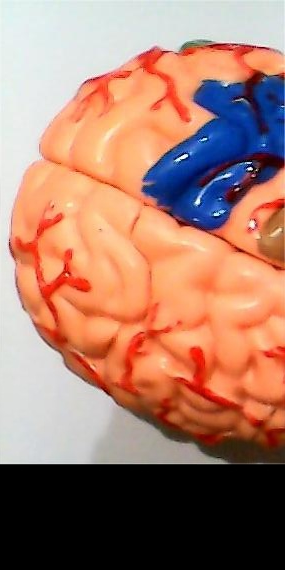
#> input picture All code/CV_stitcher/zsn2.jpg, 285 x 570 px
$ jupyter execute stitcher.ipynb   (shell and % lines are left out)
#> lines starting #> are read from the running program, lines starting #| are printed output that depends on the picture; after the words box and inside, x2 and y2 are one past the last pixel; in counts of white or black regions, pixels touching at a corner belong together
[cell 1]
import cv2
import matplotlib.pyplot as plt
import numpy as np
from prettytable import PrettyTable

# detect key point
def sift_detect(img):
    sift = cv2.xfeatures2d.SIFT_create()
    return sift.detect(img,None)

# show image
def imshow(img, title=None, dpi=200):
    plt.figure(dpi=dpi)
    plt.xticks([])
    plt.yticks([])
    plt.title(title)
    plt.imshow(img[...,::-1])
    plt.show()

# Rotation without cropping
def rotate_bound(image, angle):
    # grab the dimensions of the image and then determine the center
    (h, w) = image.shape[:2]
    (cX, cY) = (w // 2, h // 2)

    # grab the rotation matrix (applying the negative of the
    # angle to rotate clockwise), then grab the sine and cosine
    # (i.e., the rotation components of the matrix)
    M = cv2.getRotationMatrix2D((cX, cY), -angle, 1.0)
    cos = np.abs(M[0, 0])
    sin = np.abs(M[0, 1])

    # compute the new bounding dimensions of the image
    nW = int((h * sin) + (w * cos))
    nH = int((h * cos) + (w * sin))

    # adjust the rotation matrix to take into account translation
    M[0, 2] += (nW / 2) - cX
    M[1, 2] += (nH / 2) - cY

    # perform the actual rotation and return the image
    return M,cv2.warpAffine(image, M, (nW, nH))

# Calculate the points that have been linearly transformed
def apply_matrix(M,point):
    point = np.array([point[0],point[1],1]).T
    M = np.vstack([M,[0,0,1]])
    res = M.dot(point)
    return (int(res[0]),int(res[1]))

# Statistically matched feature points
def count_matched_kp(kp_set,target_kp_set):
    d = [(i%3-1,j%3-1) for i in range(3) for j in range(3)]
    # d = [(-1, -1), (-1, 0), (-1, 1), (0, -1), (0, 0), (0, 1), (1, -1), (1, 0), (1, 1)]
    count = 0
    for i in target_kp_set:
        for j in d:
            if (i[0]+j[0],i[1]+j[1]) in kp_set:
                count+=1
                break
    return count

[cell 2]
class Stitcher:
    # Stitcher function
    def stitch(self, images, ratio=0.75, reprojThresh=4.0, showMatches=False):
        # input image
        (imageB, imageA) = images
        # Detect the SIFT key feature points of A and B images and compute the feature descriptors
        (kpsA, featuresA) = self.detectAndDescribe(imageA)
        (kpsB, featuresB) = self.detectAndDescribe(imageB)

        # Match all the feature points of two images and return the matching result
        M = self.matchKeypoints(kpsA, kpsB, featuresA, featuresB, ratio, reprojThresh)

        # If the return result is null and there are no successfully matched feature points, exit the algorithm
        if M is None:
            return None

        # Otherwise, extract the matching result
        # H is the 3x3 perspective transformation matrix
        (matches, H, status) = M
        # Transform the perspective of image A. Result is the transformed image.
        result = cv2.warpPerspective(imageA, H, (imageA.shape[1] + imageB.shape[1], imageA.shape[0]))

        # mixture
        for r in range(result.shape[0]):
            left = 0
            for c in range(result.shape[1]//2):
                if result[r,c].any(): # overlap
                    if left == 0:
                        left = c
                    alpha = (c-left)/(result.shape[1]//2-left)
                    result[r,c] = imageB[r,c]*(1-alpha) + result[r,c]*alpha
                else:
                    result[r,c] = imageB[r,c]

        # Pass image B into the leftmost part of the result image.
#         result[0:imageB.shape[0], 0:imageB.shape[1]] = imageB

        # whether it needs to show image matches
        if showMatches:
            # Generate matching images
            vis = self.drawMatches(imageA, imageB, kpsA, kpsB, matches, status)
            # return result
            return (result, vis)

        # return result
        return result

    def detectAndDescribe(self, image):
        # Converting colour images to greyscale
        gray = cv2.cvtColor(image, cv2.COLOR_BGR2GRAY)

        # Creating a SIFT generator
        descriptor = cv2.xfeatures2d.SIFT_create()
        # Detect SIFT feature points and compute descriptors
        (kps, features) = descriptor.detectAndCompute(gray, None)

        # Converting results to NumPy arrays
        kps = np.float32([kp.pt for kp in kps])

        # Return the set of feature points, and the corresponding descriptive features
        return kps, features

    def matchKeypoints(self, kpsA, kpsB, featuresA, featuresB, ratio, reprojThresh):
        # Creating a violent matcher
        matcher = cv2.DescriptorMatcher_create("BruteForce")

        # Detecting SIFT feature matching pairs from A and B graphs using KNN, K=2
        rawMatches = matcher.knnMatch(featuresA, featuresB, 2)

        matches = []
        for m in rawMatches:
            # When the ratio of the closest distance to the next closest distance is less than the value of ratio, the matching pair is retained.
            if len(m) == 2 and m[0].distance < m[1].distance * ratio:
                # Stores the indexes of the two points in featuresA, featuresB
                matches.append((m[0].trainIdx, m[0].queryIdx))

        # When the filtered matched pairs are greater than 4, the perspective transformation matrix is computed
        if len(matches) > 4:
            # Get the coordinates of the points of the matched pair
            ptsA = np.float32([kpsA[i] for (_, i) in matches])
            ptsB = np.float32([kpsB[i] for (i, _) in matches])

            # Calculate the perspective transformation matrix
            (H, status) = cv2.findHomography(ptsA, ptsB, cv2.RANSAC, reprojThresh)

            # return result
            return (matches, H, status)

        # Returns None if the number of matches is less than 4.
        return None

    def drawMatches(self, imageA, imageB, kpsA, kpsB, matches, status):
        # Initialise the visualisation picture, connecting A and B left and right together
        (hA, wA) = imageA.shape[:2]
        (hB, wB) = imageB.shape[:2]
        vis = np.zeros((max(hA, hB), wA + wB, 3), dtype="uint8")
        vis[0:hA, 0:wA] = imageA
        vis[0:hB, wA:] = imageB

        # Joint traversal, drawing matching pairs
        for ((trainIdx, queryIdx), s) in zip(matches, status):
            # When a point pair match is successful, it is drawn to the visualisation graph
            if s == 1:
                # Drawing matching pairs
                ptA = (int(kpsA[queryIdx][0]), int(kpsA[queryIdx][1]))
                ptB = (int(kpsB[trainIdx][0]) + wA, int(kpsB[trainIdx][1]))
                cv2.line(vis, ptA, ptB, (0, 255, 0), 1)

        # return result
        return vis

[cell 3]
# read picture
imageA = cv2.imread("zsn2.jpg")
#> imageA is the input picture: shape (570, 285, 3); mean B, G, R 108, 124.4, 167.5
imageB = cv2.imread("zsn.jpg")
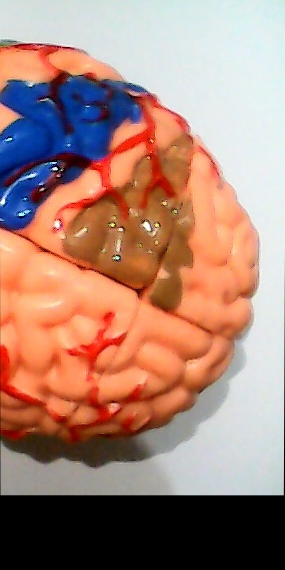
#> input picture All code/CV_stitcher/zsn.jpg, 285 x 570 px
#> imageB is the input picture: shape (570, 285, 3); mean B, G, R 118.5, 131.4, 168.5

# stitch them
stitcher = Stitcher()
(result, vis) = stitcher.stitch([imageA, imageB], showMatches=True)
#> in detectAndDescribe, `gray = cv2.cvtColor(image, cv2.COLOR_BGR2GRAY)`:
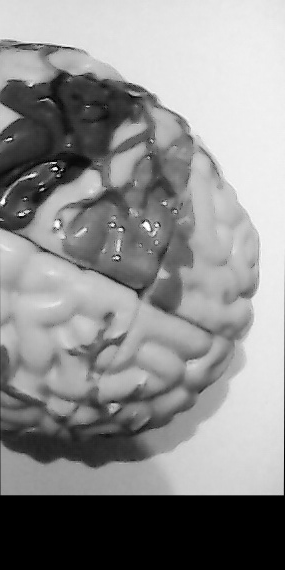
#> gray: shape (570, 285); min 0, max 255, mean 141
#> in detectAndDescribe, `(kps, features) = descriptor.detectAndCompute(gray, None)`: kps = 334 keypoints; strongest (x, y, size): (55, 168, 2.5), (20, 214, 2.2), (42, 189, 2.1), (112, 225, 2.2)
#> in detectAndDescribe, `kps = np.float32([kp.pt for kp in kps])`: kps = 334 pairs, first value 2.92 to 255.8, second value 40.61 to 469
#> in stitch, `(kpsA, featuresA) = self.detectAndDescribe(imageA)`: kpsA has the same summary as kps in detectAndDescribe
#> in detectAndDescribe (call 2), `gray = cv2.cvtColor(image, cv2.COLOR_BGR2GRAY)`:
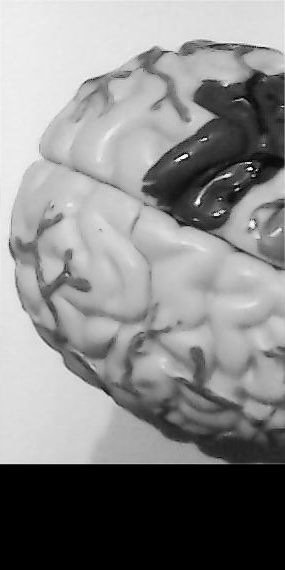
#> gray: shape (570, 285); min 0, max 254, mean 135.4
#> in detectAndDescribe (call 2), `(kps, features) = descriptor.detectAndCompute(gray, None)`: kps = 388 keypoints; strongest (x, y, size): (250, 168, 2.5), (185, 156, 2.9), (197, 202, 3.6), (216, 214, 2.5)
#> in detectAndDescribe (call 2), `kps = np.float32([kp.pt for kp in kps])`: kps = 388 pairs, first value 9.88 to 281.9, second value 39.5 to 454.5
#> in stitch, `(kpsB, featuresB) = self.detectAndDescribe(imageB)`: kpsB has the same summary as kps in detectAndDescribe
#> in matchKeypoints, `rawMatches = matcher.knnMatch(featuresA, featuresB, 2)`: rawMatches = 334 matches
#> after the loop in matchKeypoints, `for m in rawMatches:`: matches = 85 pairs, first value 89 to 385, second value 1 to 332
#> in matchKeypoints, `ptsA = np.float32([kpsA[i] for (_, i) in matches])`: ptsA = 85 pairs, first value 3.97 to 254.9, second value 40.61 to 433.1
#> in matchKeypoints, `ptsB = np.float32([kpsB[i] for (i, _) in matches])`: ptsB = 85 pairs, first value 88.21 to 279.6, second value 40.67 to 444
#> in matchKeypoints, `(H, status) = cv2.findHomography(ptsA, ptsB, cv2.RANSAC, reprojThresh)`: H = [[0.995, -0.00833, 194.5], [0.00475, 0.983, 0.941], [1.12e-05, -5.58e-05, 1]]; status = 85 values, max 1 at index 0, min 0 at index 80, mean 0.941
#> in stitch, `result = cv2.warpPerspective(imageA, H, (imageA.shape[1] + imageB.shap..`:
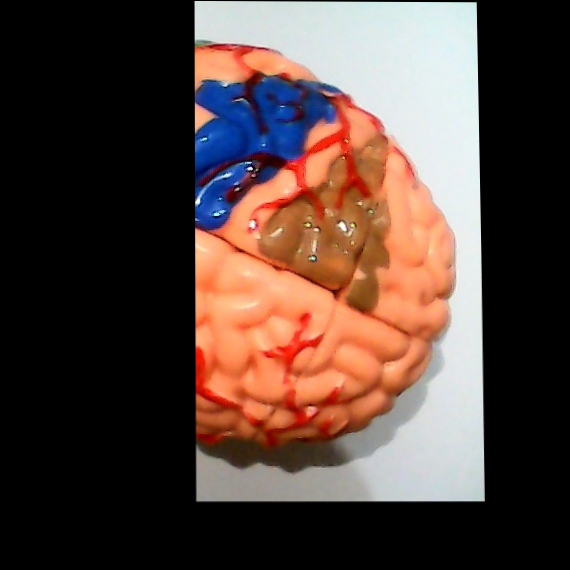
#> result: shape (570, 570, 3); mean B, G, R 59.7, 66.4, 85.3
#> after the loop in stitch, `for r in range(result.shape[0]):`:
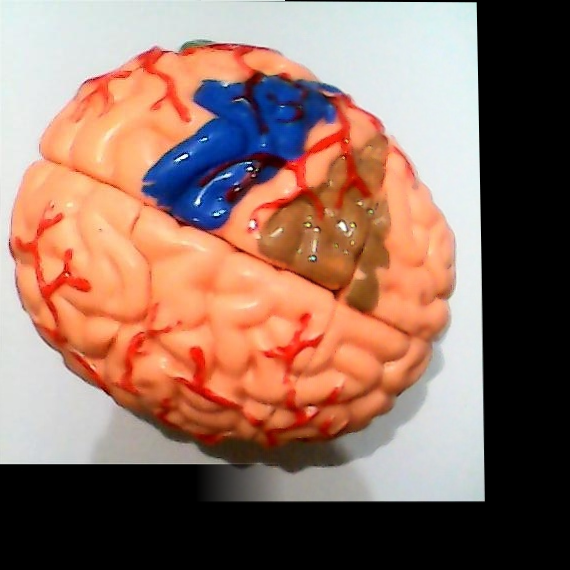
#> result: shape (570, 570, 3); mean B, G, R 99.3, 113, 146.6
#> in drawMatches, `vis[0:hA, 0:wA] = imageA`:
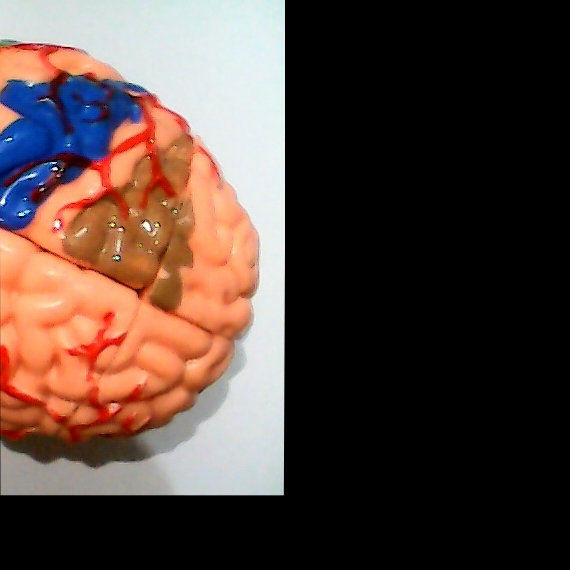
#> vis: shape (570, 570, 3); mean B, G, R 59.2, 65.7, 84.2
#> in drawMatches, `vis[0:hB, wA:] = imageB`:
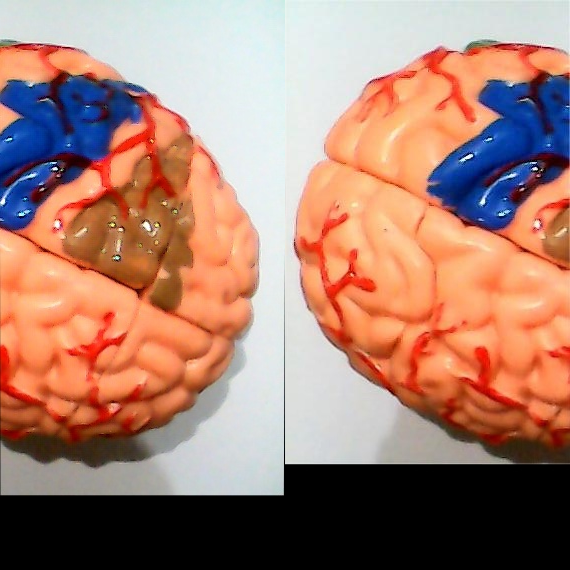
#> vis: shape (570, 570, 3); mean B, G, R 113.2, 127.9, 168
#> the loop in drawMatches, `for ((trainIdx, queryIdx), s) in zip(matches, status):` made 85 passes
#> (trainIdx, queryIdx, ptA, ptB) on passes 1 to 12: (250, 1, (3, 85), (484, 84)), (252, 2, (4, 40), (484, 40)), (258, 5, (6, 199), (486, 199)), (265, 7, (8, 80), (488, 80)), (261, 8, (10, 129), (487, 131)), (268, 9, (13, 283), (491, 283)), (271, 12, (13, 388), (494, 390)), (272, 14, (14, 109), (494, 109)), (276, 15, (15, 171), (495, 171)), (277, 18, (17, 76), (497, 76)), (279, 19, (19, 235), (499, 235)), (281, 20, (20, 361), (500, 363))
#> (ptA, ptB) on passes 61 to 66: ((65, 256), (548, 257)), ((67, 128), (547, 128)), ((67, 128), (547, 128)), ((67, 399), (549, 402)), ((68, 74), (548, 74)), ((68, 51), (548, 51))
#> after the loop in drawMatches, `for ((trainIdx, queryIdx), s) in zip(matches, status):`:
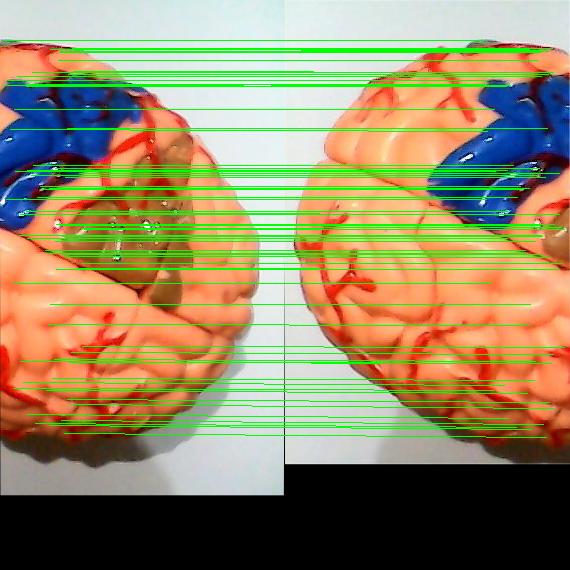
#> vis: shape (570, 570, 3); 9.61% of pixels changed, all inside (x1, y1, x2, y2) = (3, 40, 565, 438)

imshow(vis,title='Keypoint Matches',dpi=200)
imshow(result, title='Result',dpi=200)
cv2.imwrite('zsn3.jpg',result)
#> Out = True
